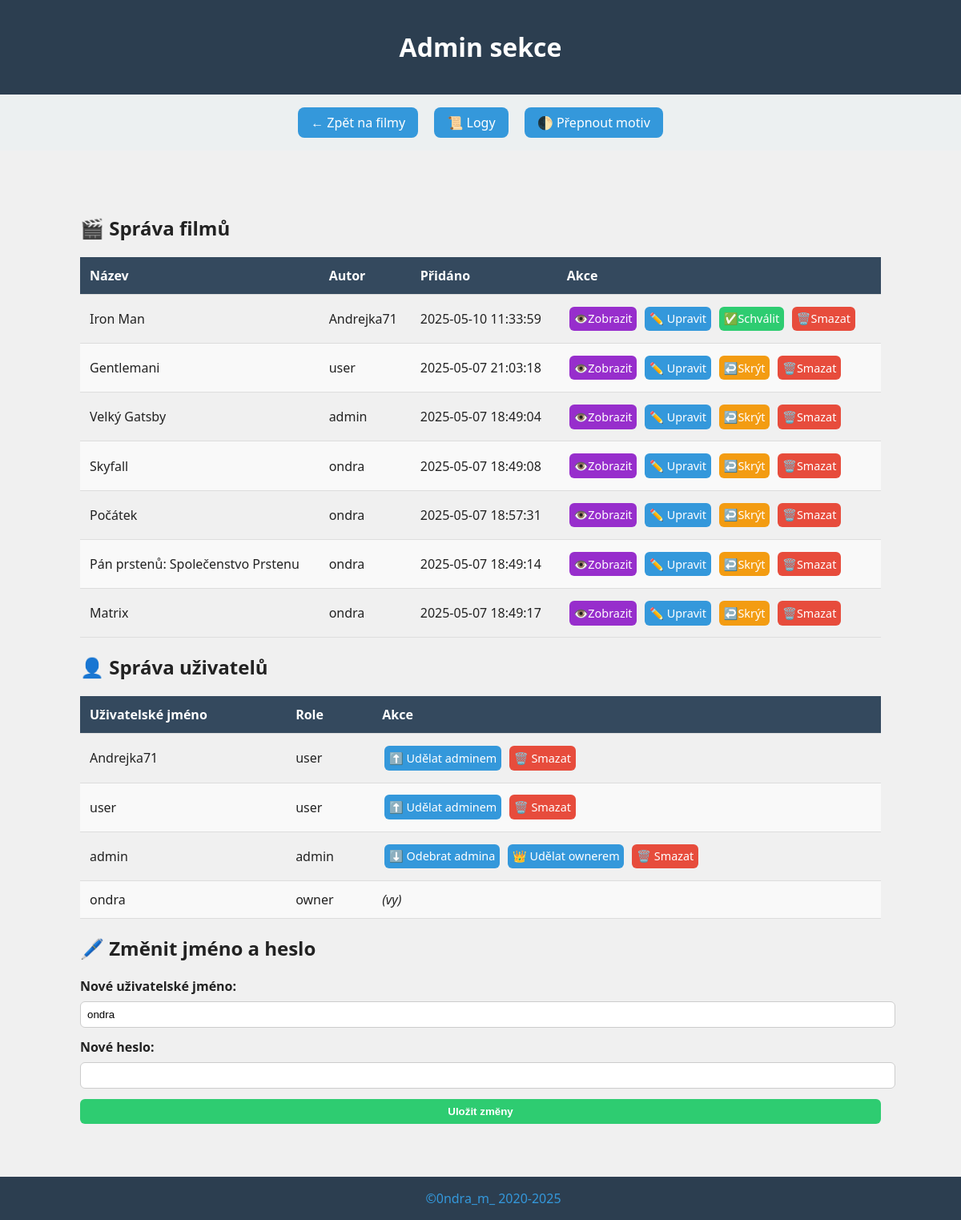
/admin.php (signed in), run on the app's committed database.
### tables this page shows
CREATE TABLE `filmy` (
  `id` int(11) NOT NULL,
  `nazev` varchar(255) NOT NULL,
  `rok` int(11) NOT NULL,
  `zanr` varchar(100) DEFAULT NULL,
  `reziser` varchar(255) DEFAULT NULL,
  `hodnoceni` decimal(3,1) DEFAULT NULL,
  `popis` text DEFAULT NULL,
  `schvaleno` tinyint(1) DEFAULT 0,
  `vytvoreno` timestamp NOT NULL DEFAULT current_timestamp(),
  `autor` varchar(50) NOT NULL DEFAULT 'neznámý'
);

CREATE TABLE `uzivatele` (
  `id` int(11) NOT NULL,
  `username` varchar(50) NOT NULL,
  `password` varchar(255) NOT NULL,
  `role` enum('owner','admin','user') DEFAULT 'user'
);

### admin.php (the view, shortened to what this page needs)
<?php
   require 'db.php';
   $username = $_SESSION['username'];
   $user_result = $conn->query("SELECT * FROM uzivatele WHERE username = '$username'");
   if ($user_result->num_rows > 0) {
    $user = $user_result->fetch_assoc();
   } else {
    die("Uživatel nenalezen.");
   }
   $filmy = $conn->query("SELECT * FROM filmy ORDER BY schvaleno ASC, rok DESC");
   $uzivatele = $conn->query("SELECT * FROM uzivatele ORDER BY role DESC, username ASC");
   ?>
<!DOCTYPE html>
<html lang="cs">
   <head>
      <link rel="stylesheet" href="styles.css">
   </head>
   <body>
      <header>
         <h1>Admin sekce</h1>
      </header>
      <nav>
         <a class="button" href="index.php">← Zpět na filmy</a>
         <?php if ($_SESSION['role'] == 'owner'): ?>
         <a class="button" href="logs.php">📜 Logy</a>
         <?php endif?>
         <a class="button"  onclick="toggleTheme()">🌓 Přepnout motiv</a>
      </nav>
      <div class="container">
         <h2>🎬 Správa filmů</h2>
         <div class="table-wrapper">
            <table class="admin-table">
               <thead>
                  <tr>
                     <th>Název</th>
                     <th>Autor</th>
                     <th>Přidáno</th>
                     <th>Akce</th>
                  </tr>
               </thead>
               <tbody>
                  <?php while ($film = $filmy->fetch_assoc()): ?>
                  <tr>
                     <td><?= htmlspecialchars($film['nazev']) ?></td>
                     <td><?= htmlspecialchars($film['autor']) ?></td>
                     <td><?= htmlspecialchars($film['vytvoreno']) ?></td>
                     <td>
                        <a class="btn btn-view"  href="info.php?id=<?= $film['id'] ?>">👁️Zobrazit</a>
                        <a class="btn" href="edit.php?id=<?= $film['id'] ?>">✏️ Upravit</a>
                        <?php if (!$film['schvaleno']): ?>
                        <a class="btn btn-approve" href="schvalit.php?id=<?= $film['id'] ?>">✅Schválit</a>
                        <?php else: ?>
                        <a class="btn btn-warning" href="odschvalit.php?id=<?= $film['id'] ?>">↩️Skrýt</a>
                        <?php endif; ?>
                        <a class="btn btn-danger" href="smazat.php?id=<?= $film['id'] ?>" onclick="return confirm('Opravdu smazat?')">🗑️Smazat</a>
                     </td>
                  </tr>
                  <?php endwhile; ?>
               </tbody>
            </table>
         </div>
         <h2>👤 Správa uživatelů</h2>
         <div class="table-wrapper">
            <table class="admin-table">
               <thead>
                  <tr>
                     <th>Uživatelské jméno</th>
                     <th>Role</th>
                     <th>Akce</th>
                  </tr>
               </thead>
               <tbody>
                  <?php while ($uzivatel = $uzivatele->fetch_assoc()): ?>
                  <tr>
                     <td><?= htmlspecialchars($uzivatel['username']) ?></td>
                     <td><?= $uzivatel['role'] ?></td>
                     <td>
                        <?php
                           $jeOwner = $_SESSION['role'] === 'owner';
                           $jeAdmin = $_SESSION['role'] === 'admin';
                           $jeJinyUzivatel = $uzivatel['username'] !== $_SESSION['username'];
                           ?>
                        <?php if ($jeJinyUzivatel): ?>
                        <?php if ($jeOwner): ?>
                        <?php if ($uzivatel['role'] === 'user'): ?>
                        <a class="btn" href="promenit_roli.php?id=<?= $uzivatel['id'] ?>&role=admin">⬆️ Udělat adminem</a>
                        <?php elseif ($uzivatel['role'] === 'admin'): ?>
                        <a class="btn" href="promenit_roli.php?id=<?= $uzivatel['id'] ?>&role=user">⬇️ Odebrat admina</a>
                        <a class="btn" href="promenit_roli.php?id=<?= $uzivatel['id'] ?>&role=owner">👑 Udělat ownerem</a>
                        <?php elseif ($uzivatel['role'] === 'owner'): ?>
                        <span>👑 Owner</span>
                        <?php endif; ?>
                        <?php elseif ($jeAdmin): ?>
                        <?php if ($uzivatel['role'] === 'admin'): ?>
                        <a class="btn" href="promenit_roli.php?id=<?= $uzivatel['id'] ?>&role=user">⬇️ Odebrat admina</a>
                        <?php endif; ?>
                        <?php endif; ?>
                        <?php if ($uzivatel['role'] !== 'owner'): ?>
                        <a class="btn btn-danger" href="smazat_uzivatele.php?id=<?= $uzivatel['id'] ?>" onclick="return confirm('Smazat uživatele?')">🗑️ Smazat</a>
                        <?php endif; ?>
                        <?php else: ?>
                        <em>(vy)</em>
                        <?php endif; ?>
                     </td>
                  </tr>
                  <?php endwhile; ?>
               </tbody>
            </table>
         </div>
         <h2>🖊️ Změnit jméno a heslo</h2>
         <form method="POST" action="admin.php" class="credentials-form">
            <label class="form-label">Nové uživatelské jméno:</label>
            <input type="text" name="new_username" class="form-input" value="<?= htmlspecialchars($user['username']) ?>" required>
            <label class="form-label">Nové heslo:</label>
            <input type="password" name="new_password" class="form-input">
            <button type="submit" class="form-button">Uložit změny</button>
         </form>
      </div>
   </body>
   <footer>
      <a href="https://github.com/0ndraM">©0ndra_m_  2020-<?php echo date("Y");?></a>
   </footer>
</html>

### styles.css (style rules this page uses)
body { font-family: 'Segoe UI', sans-serif; background-color: #f0f0f0; color: #222; margin: 0; padding: 0 0 60px 0; }
header { background: #2c3e50; color: white; padding: 1em; text-align: center; }
nav { padding: 0.5em; text-align: center; background: #ecf0f1; }
nav .button { margin: 0.5em; padding: 0.5em 1em; background: #3498db; color: white; text-decoration: none; border-radius: 8px; transition: background 0.3s; }
.button, .btn { display: inline-block; background-color: #3498db; color: white; padding: 0.6em 1.2em; text-decoration: none; border-radius: 6px; margin: 0.5em 0; cursor: pointer; transition: background 0.3s ease; font-size: 1em; }
.container { padding: 60px 1em 60px; max-width: 1000px; margin: auto; }
.admin-table { width: 100%; border-collapse: collapse; margin-top: 0,2em; }
.admin-table th, .admin-table td { padding: 0.75em; text-align: left; border-bottom: 1px solid #ddd; }
.admin-table th { background-color: #34495e; color: white; }
.admin-table tr:nth-child(even) { background-color: #f9f9f9; }
.btn { padding: 0.4em 0.4em; margin: 0.2em; border: none; font-size: 0.9em; display: inline-block; }
.btn-view { background-color: #972ecc; }
.btn-warning { background-color: #f39c12; }
.btn-danger { background-color: #e74c3c; }
.btn-approve { background-color: #2ecc71; }
form button { background-color: #2ecc71; color: white; border: none; padding: 0.6em 1.2em; border-radius: 5px; cursor: pointer; }
footer { background: #2c3e50; color: white; padding: 1em; text-align: center; position: fixed; bottom: 0; width: 100%; }
footer a { color: #3498db; text-decoration: none; }
.credentials-form .form-label { display: block; margin-bottom: 0.5em; font-weight: bold; }
.credentials-form .form-input { width: 100%; padding: 0.6em; margin-bottom: 1em; border: 1px solid #ccc; border-radius: 6px; }
.credentials-form .form-button { width: 100%; background-color: #2ecc71; color: white; padding: 0.6em; border: none; border-radius: 6px; font-weight: bold; cursor: pointer; }

### data on the page
filmy: nazev "Iron Man", autor "Andrejka71", vytvoreno "2025-05-10 11:33:59"
filmy: nazev "Gentlemani", autor "user", vytvoreno "2025-05-07 21:03:18"
filmy: nazev "Velký Gatsby", autor "admin", vytvoreno "2025-05-07 18:49:04"
filmy: nazev "Skyfall", autor "ondra", vytvoreno "2025-05-07 18:49:08"
filmy: nazev "Počátek", autor "ondra", vytvoreno "2025-05-07 18:57:31"
filmy: nazev "Pán prstenů: Společenstvo Prstenu", autor "ondra", vytvoreno "2025-05-07 18:49:14"
filmy: nazev "Matrix", autor "ondra", vytvoreno "2025-05-07 18:49:17"
uzivatele: username "Andrejka71", role "user"
uzivatele: username "user", role "user"
uzivatele: username "admin", role "admin"
uzivatele: username "ondra", role "owner", shows "(vy)", new_username "ondra"
